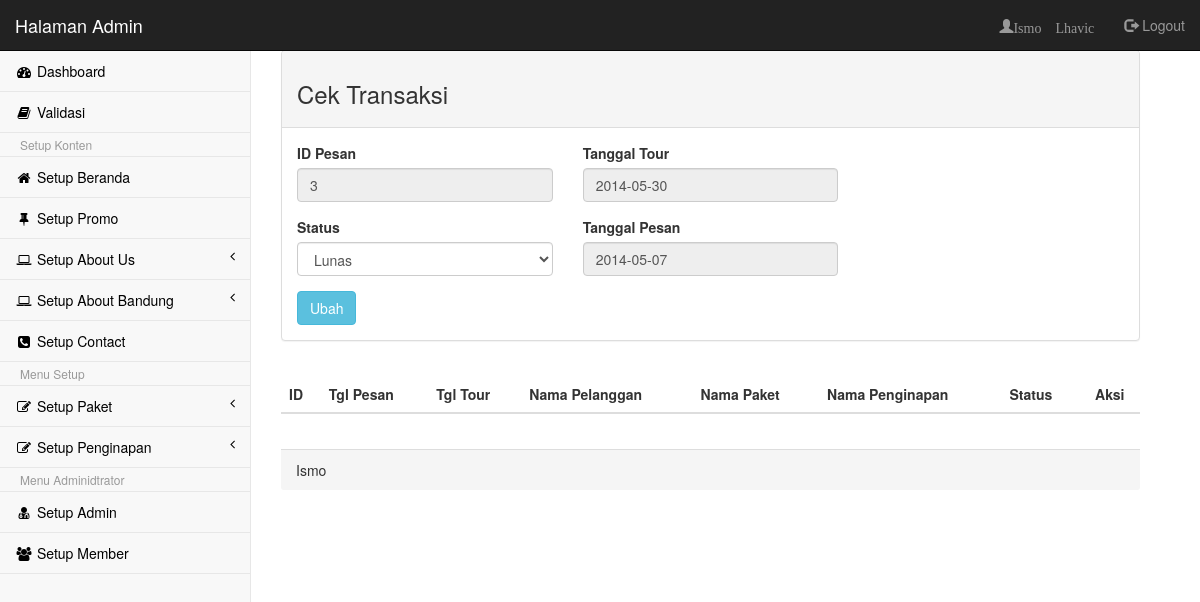
Page /Admin/cekTransaksi.php?id=3 (signed in) on the committed database.
### tables this page shows
CREATE TABLE IF NOT EXISTS `tbl_pesan` (
  `id_pesan` int(11) NOT NULL AUTO_INCREMENT,
  `id_user` int(11) NOT NULL,
  `id_paket` int(11) NOT NULL,
  `id_hotel` int(11) NOT NULL,
  `tgl_pesan` date NOT NULL,
  `tgl_tour` date NOT NULL,
  `status` char(2) NOT NULL DEFAULT 'S1',
  PRIMARY KEY (`id_pesan`)
);

### Admin/cekTransaksi.php (the view, shortened to what this page needs)
<?php session_start();
if(isset($_SESSION['user_admin'])){
	$level		=$_SESSION['level'];
?>
<!DOCTYPE html>
<html>
<head>
    <link href="css/bootstrap.min.css" rel="stylesheet">
    <link href="font-awesome/css/font-awesome.css" rel="stylesheet">
    <link href="css/plugins/dataTables/dataTables.bootstrap.css" rel="stylesheet">
    <link href="css/sb-admin.css" rel="stylesheet">
</head>
<body>
    <div id="wrapper">
       	<?php
			if($level=='admin'){
				include"nav.php";
			}else if($level=='operator'){
				include"nav_operator.php";
			}else{
				echo "Anda tidak punya hak access!! Hayoo!! sapa Loe??";
			}
		?>
        <div id="page-wrapper">
            <div class="row col-lg-12">
                <div class="panel panel-default">
                    <div class="panel-heading"><h3>Cek Transaksi</h3></div>
                    <div class="panel-body">
                        <form name="cekTransaksi" action="cekTransaksi.php" method="post" enctype="multipart/form-data">
                        <?php
                            if (isset($_GET['id']))
                            {
                            $comot_id=mysql_query("SELECT * FROM tbl_pesan WHERE id_pesan=".$_GET['id']);
                            $ngisi=mysql_fetch_array($comot_id);
                            }
                        ?>
                        <fieldset>
                        	<div class="row">
                            <div class="col-lg-4">
                                <div class="form-group">
                                    <label>ID Pesan</label>
                                    <input class="form-control" name="id" type="text" value="<?php echo $ngisi['id_pesan']; ?>" readonly>
                                </div>
                                <div class="form-group">
                                    <label>Status</label>
                                    <select class="form-control" name="status">
                                    	<?php
                                        for($i=0; $i<=4; $i++){
											if($i==1){
												$value="S1";
												$salue="Menunggu";
											}else if($i==2){
												$value="S2";
												$salue="Lunas";
											}else if($i==3){
												$value="S3";
												$salue="Bayar diTempat";
											}else if($i==4){
												$value="S4";
												$salue="Telah Tour";
											}else{
												$value="";
												$salue="-- Pilih --";
											}
											if($ngisi['status']==$value){
												$sel= "selected";
											}else{
												$sel= "";
											}
											echo "<option value='$value' $sel>$salue</option>";
										}
										?>
                                    </select>
                                </div>
                            </div>
                            <div class="col-lg-4">
                                <div class="form-group">
                                    <label>Tanggal Tour</label>
                                    <input class="form-control" name="tgl_tour" type="text" value="<?php echo $ngisi['tgl_tour']; ?>" readonly>
                                </div>
                                <div class="form-group">
                                    <label>Tanggal Pesan</label>
                                    <input class="form-control" name="tgl_tour" type="text" value="<?php echo $ngisi['tgl_pesan']; ?>" readonly>
                                </div>
                       		</div>
                            </div>
                                <?php
                                    if (isset($_GET['id'])){
                                ?>
                                <input name="Edit" type="submit" value="Ubah" class="btn btn-info" data-hint="Klik untuk Edit Post">
                                </div>
                                <?php
                                    }else{
                                ?>
                                <input name="Edit" type="submit" value="Ubah" class="btn" disabled>
                                </div>
                                <?php
                                    }
                                ?>
                    </div>
                    <div class="panel-body">
                        <div class="row col-lg-13">
                        	<div class="table-responsive">
                        	<table class="table table-hover table-striped" id="dataTables-transaksi">
                                <thead>
                                    <tr>
                                        <th class="text-left">ID</th>
                                        <th class="text-left">Tgl Pesan</th>
                                        <th class="text-left">Tgl Tour</th>
                                        <th class="text-left">Nama Pelanggan</th>
                                        <th class="text-left">Nama Paket</th>
                                        <th class="text-left">Nama Penginapan</th>
                                        <th class="text-left">Status</th>
                                        <th class="text-center">Aksi</th>
                                    </tr>
                                </thead>
                            </table>
                            </div>
                        </div>
					</div>
                    <div class="panel-footer">Ismo</div>
                </div>
			</div>
        </div>
</body>
</html>
<?php
}else{
	session_destroy();
	header('Location:index.php?status=Silahkan Login');
}
?>

### Admin/nav.php (shortened to what this page needs)
<?php
    $username=$_SESSION['user_admin'];
    $comot_admin=mysql_query("select nama from tbl_admin where user_admin='$username'");
    $ngisi_admin=mysql_fetch_array($comot_admin);
?>
<nav class="navbar navbar-inverse navbar-fixed-top" role="navigation" style="margin-bottom: 0">
    <div class="navbar-header">
        <a class="navbar-brand" href="home.php" style="color: white;">Halaman Admin</a>
    </div>
    <ul class="nav navbar-nav navbar-right">
      <li>
            <a class="glyphicon glyphicon-user" href="#"><?php echo $ngisi_admin['nama']; ?>
            </a>
        </li>
      <li><a href="logout.php"><span class="glyphicon glyphicon-log-out"></span> Logout</a></li>
    </ul>
    <div class="navbar-default navbar-static-side" role="navigation">
        <div class="sidebar-collapse">
            <ul class="nav" id="side-menu">
                <li><a href="home.php" style="color: black;"><i class="fa fa-dashboard fa-fw"></i> Dashboard</a></li>
                <li><a href="cekTransaksi.php" style="color: black;"><i class="fa fa-book fa-fw"></i> Validasi</a>
                <li class="dropdown-header">Setup Konten</li>
                <li><a href="setupBeranda.php" style="color: black;"><i class="fa fa-home fa-fw"></i> Setup Beranda</a>
                <li><a href="setupSlider.php" style="color: black;"><i class="fa fa-thumb-tack fa-fw"></i> Setup Promo</a>
                <li>
                    <a href="#" style="color: black;"><i class="fa fa-laptop fa-fw" style="color: black;"></i> Setup About Us<span class="fa arrow"></span></a>
                </li>
                <li>
                    <a href="#" style="color: black;"><i class="fa fa-laptop fa-fw"></i> Setup About Bandung<span class="fa arrow"></span></a>
                </li>
                <li><a href="setupContact.php" style="color: black;"><i class="fa fa-phone-square fa-fw"></i> Setup Contact</a>
                <li class="dropdown-header">Menu Setup</li>
                <li>
                    <a href="#" style="color: black;"><i class="fa fa-edit fa-fw"></i> Setup Paket<span class="fa arrow"></span></a>
                </li>
                <li>
                    <a href="#" style="color: black;"><i class="fa fa-edit fa-fw"></i> Setup Penginapan<span class="fa arrow"></span></a>
                </li>
                <li class="dropdown-header">Menu Adminidtrator</li>
                <li><a href="setupAdmin.php" style="color: black;"><i class="fa fa-user-md fa-fw"></i> Setup Admin</a>
                <li><a href="setupMember.php" style="color: black;"><i class="fa fa-users fa-fw"></i> Setup Member</a>
            </ul>
        </div>
    </div>
</nav>

### Admin/css/sb-admin.css (style rules this page uses)
body { background-color: #f8f8f8; padding-top: 100px; }
@media (min-width:768px) { body { padding-top: 50px; } }
#wrapper { width: 100%; }
#page-wrapper { padding: 0 15px; min-height: 568px; background-color: #fff; }
@media (min-width:768px) { #page-wrapper { position: inherit; margin: 0 0 0 250px; padding: 0 30px; min-height: 1300px; border-left: 1px solid #e7e7e7; } }
.navbar-static-side ul li { border-bottom: 1px solid #e7e7e7; }
.arrow { float: right; }
.fa.arrow:before { content: "\f104"; }
@media (min-width:768px) { .navbar-static-side { z-index: 1; position: absolute; width: 250px; margin-top: 51px; } }

### rows in the picture
tbl_pesan: id "3", tgl_tour "2014-05-30", tgl_tour "2014-05-07"

### other values in the picture
$ngisi_admin['nama'] "Ismo Lhavic"
form field status "Lunas"
